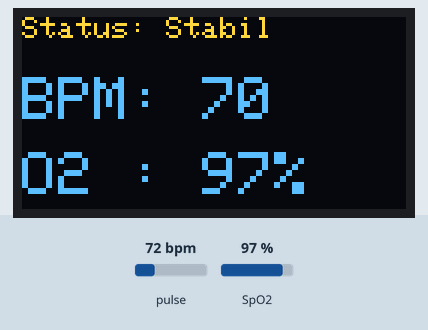
This sketch was run on a simulated Arduino Uno, built with avr-gcc and run on an emulated ATmega328P. On the bench: 128×64 one-colour display. The inputs (shaded band) are chosen by the test bench; at power-on: pulse 72 bpm, SpO2 97 %. The OLED is the two-colour kind (top 16 rows yellow).

Above: at 8.6 s.
8.7 s: pulse set to 42 bpm
At 17.2 s:
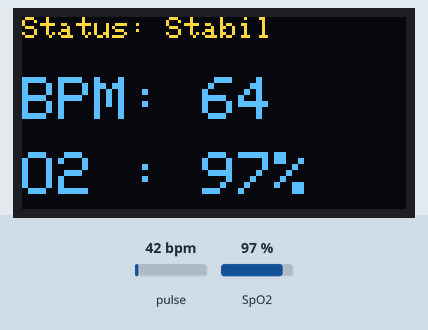
17.5 s: SpO2 set to 80 %
At 24.5 s:
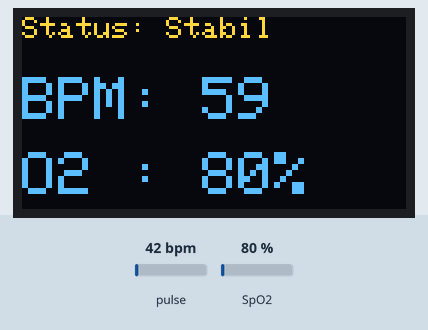
25.5 s: pulse set to 100 bpm
At 33.0 s:
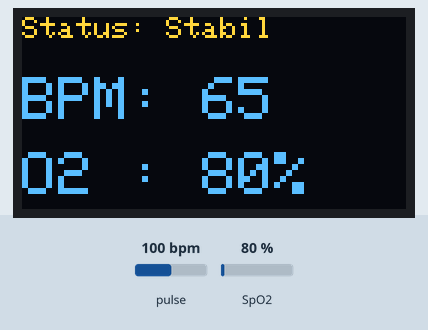
33.5 s: SpO2 set to 85 %
At 41.5 s:
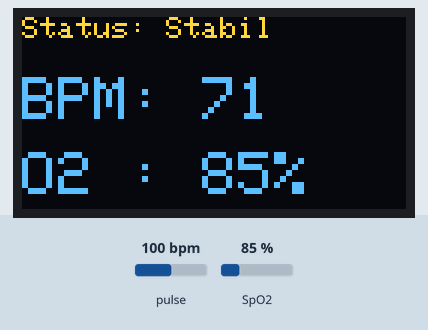
Timing chart, 0 to 42.5 s (numbered marks = the images above; inputs shaded):
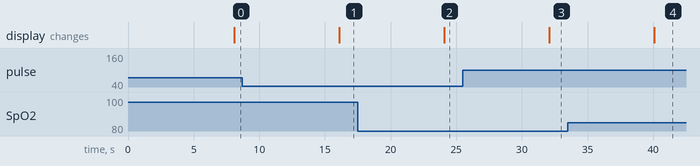

The sketch:

ppg_hr_spo2.ino
```cpp
/*
 SISTEM MONITOR JANTUNG BERBASIS MAX30102 & OLED
 Mikrokontroler: Arduino Uno
 Sensor: MAX30102 (I2C)
 Display: OLED SSD1306 (I2C)
*/

#include <Wire.h>
#include "MAX30105.h" // Library inti sensor
#include "spo2_algorithm.h" // Algoritma perhitungan
#include <Adafruit_GFX.h> // Library grafis
#include <Adafruit_SSD1306.h> // Library OLED
MAX30105 particleSensor;

// Konfigurasi OLED
#define SCREEN_WIDTH 128
#define SCREEN_HEIGHT 64
#define OLED_RESET -1
Adafruit_SSD1306 display(SCREEN_WIDTH, SCREEN_HEIGHT, &Wire, OLED_RESET);

// Variabel Data
#if defined(__AVR_ATmega328P__) || defined(__AVR_ATmega168__)
 uint16_t irBuffer[100]; // 16-bit buffer untuk Uno
 uint16_t redBuffer[100];
#else
 uint32_t irBuffer[100];
 uint32_t redBuffer[100];
#endif
int32_t bufferLength;
int32_t spo2;
int8_t validSPO2;
int32_t heartRate;
int8_t validHeartRate;

// Variabel Filter Moving Average
const int BPM_HISTORY_SIZE = 5;
int bpmHistory[BPM_HISTORY_SIZE];
int bpmHistoryIndex = 0;
long bpmTotal = 0;
int bpmAverage = 0;
void setup() {
 Serial.begin(9600);

 // Inisialisasi OLED
 if(!display.begin(SSD1306_SWITCHCAPVCC, 0x3C)) {
 Serial.println(F("Gagal OLED"));
 while(1);
 }
 display.clearDisplay();
 display.setTextColor(WHITE);

// Inisialisasi Sensor
 if (!particleSensor.begin(Wire, I2C_SPEED_FAST)) {
 display.setCursor(0,0);
 display.println(F("Sensor Gagal"));
 display.display();
 while (1);
 }

// --- KALIBRASI SENSOR (HASIL ANALISIS) ---
 byte ledBrightness = 30; // Diturunkan ke 30 agar tidak saturasi
 byte sampleAverage = 4;
 byte ledMode = 2;
 byte sampleRate = 50; // 50Hz untuk filter noise listrik
 int pulseWidth = 411;
 int adcRange = 4096;
 particleSensor.setup(ledBrightness, sampleAverage, ledMode,
sampleRate, pulseWidth, adcRange);

// Inisialisasi nilai awal filter
 for (int i = 0; i < BPM_HISTORY_SIZE; i++) {
 bpmHistory[i] = 70;
 bpmTotal += 70;
 }
 bpmAverage = 70;
}
void loop() {
 bufferLength = 100; // Ambil 100 sampel data

// Loop pengumpulan data
 for (byte i = 0 ; i < bufferLength ; i++) {
 while (particleSensor.available() == false)
 particleSensor.check();
 redBuffer[i] = particleSensor.getRed();
 irBuffer[i] = particleSensor.getIR();
 particleSensor.nextSample();
 }

// Hitung BPM & SpO2
 maxim_heart_rate_and_oxygen_saturation(irBuffer, bufferLength,
redBuffer, &spo2, &validSPO2, &heartRate, &validHeartRate);

// Tampilkan Hasil
 if (validHeartRate && validSPO2) {

// Filter Moving Average
 if (heartRate < 180 && heartRate > 40) {
 bpmTotal = bpmTotal - bpmHistory[bpmHistoryIndex];
 bpmHistory[bpmHistoryIndex] = heartRate;
 bpmTotal = bpmTotal + heartRate;
 bpmHistoryIndex = (bpmHistoryIndex + 1) % BPM_HISTORY_SIZE;
 bpmAverage = bpmTotal / BPM_HISTORY_SIZE;
 }

// Output ke OLED
 display.clearDisplay();
 display.setTextSize(1);
 display.setCursor(0,0);
 display.println(F("Status: Stabil"));

 display.setTextSize(2);
 display.setCursor(0,20);
 display.print(F("BPM: ")); display.println(bpmAverage);
 display.setCursor(0,45);
 display.print(F("O2 : ")); display.print(spo2);
 display.println(F("%"));
 display.display();
 } else {
 display.clearDisplay();
 display.setTextSize(1);
 display.setCursor(0,0);
 display.println(F("Mengambil Data..."));
 display.setCursor(0,20);
 display.println(F("Pastikan jari diam"));
 display.display();
 }
}
```

Measured:
- after the input at 8.7 s, the display: changes after 7.4 s (image 1)
- after the input at 17.5 s, the display: changes after 6.6 s (image 2)
- after the input at 25.5 s, the display: changes after 6.6 s (image 3)
- after the input at 33.5 s, the display: changes after 6.6 s (image 4)
